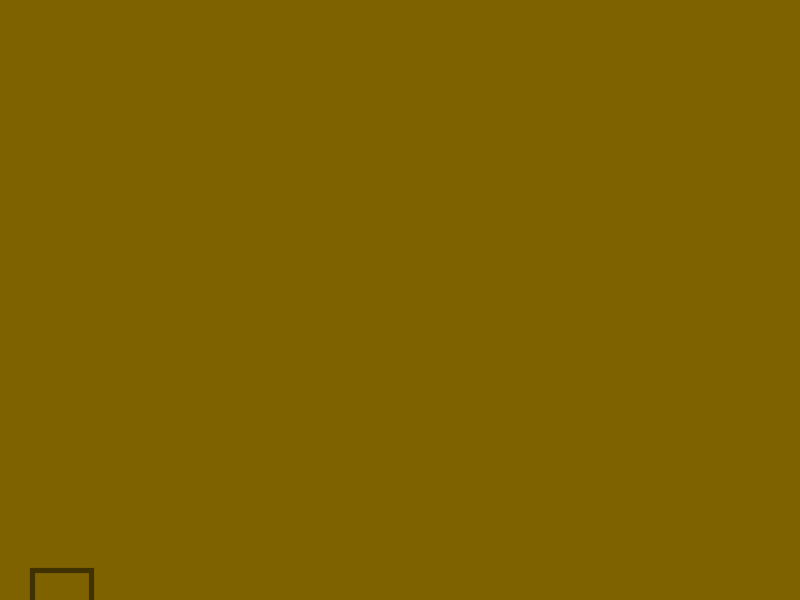
Frame 1 (no input)
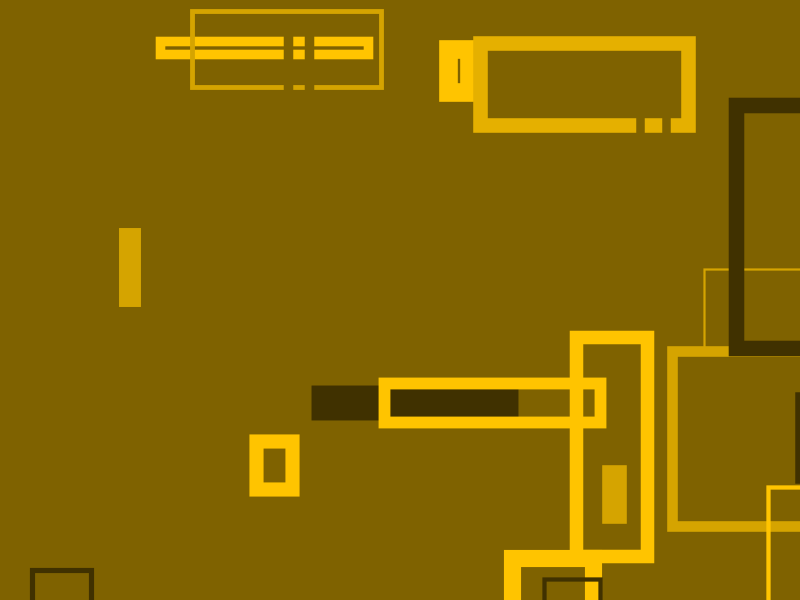
Frame 60 (the mouse pressed at the canvas centre just before this capture)
Frame 120 (the mouse held since frame 60 and released just before this capture): identical to frame 60, image omitted

The Processing sketch that drew these frames (run headless with seeded random() and noise(); from frame 60 on, the mouse is pressed at the canvas centre):

// Processing sketch: processing_109856
// ── processing_109856.pde

//Code blokcs, arrays, and Color palettes
// Global variables
color darkBrown = #502020;
color[] palette = { #D5A400, #7F6200, #FFC400, #403100, #E5B000};
float x;

//Setup()

void setup() {
//size and background color
size(800, 600);
// Local variable
background(palette[1]);
}


//draw()

void draw() {
  x+=32;
  float r = random(5);
 // elements to be drawn to the canvas
 noFill();
 strokeWeight(random(20));
 stroke(palette[int(r)]);
 rect(x, random(height), random(250), random(250));
 println(x);
 x = constrain(x, 0, width+250);
}
